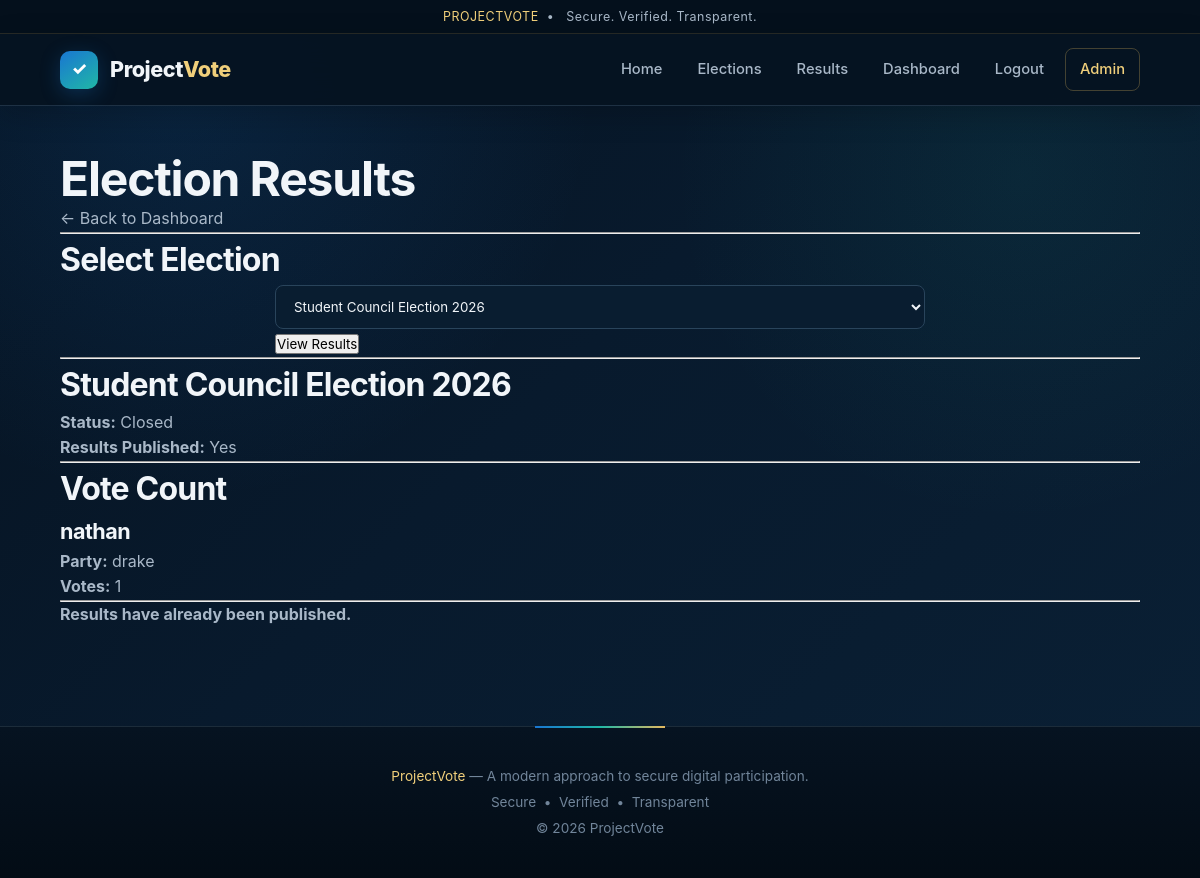
The page /admin-panel/results/?election=2 (signed in) on the database its author committed.
### election/models.py (models this page shows, shortened)
class Election(models.Model):
    STATUS_CHOICES = [
        ('DRAFT', 'Draft'),
        ('UPCOMING', 'Upcoming'),
        ('ONGOING', 'Ongoing'),
        ('CLOSED', 'Closed'),
    ]
    ELIGIBILITY_CHOICES = [
        ('EVERYONE', 'Everyone'),
        ('SELECTED', 'Selected Aadhaar Numbers'),
    ]
    name = models.CharField(
        max_length=200
    )
    description = models.TextField(
        blank=True
    )
    start_date = models.DateTimeField()
    end_date = models.DateTimeField()
    status = models.CharField(
        max_length=20,
        choices=STATUS_CHOICES,
        default='DRAFT'
    )
    eligibility_type = models.CharField(
        max_length=20,
        choices=ELIGIBILITY_CHOICES,
        default='EVERYONE'
    )
    results_published = models.BooleanField(
        default=False
    )
    created_at = models.DateTimeField(
        auto_now_add=True
    )

class Candidate(models.Model):
    election = models.ForeignKey(
        Election,
        on_delete=models.CASCADE,
        related_name='candidates'
    )
    name = models.CharField(
        max_length=150
    )
    party = models.CharField(
        max_length=150,
        blank=True
    )
    description = models.TextField(
        blank=True
    )
    photo = models.ImageField(
        upload_to='candidates/',
        blank=True,
        null=True
    )
    created_at = models.DateTimeField(
        auto_now_add=True
    )

### adminapp/views.py (the view, shortened to what this page needs)
@login_required(login_url='admin_login')
def view_results(request):
    elections = (
        Election.objects
        .all()
        .order_by(
            '-created_at'
        )
    )
    selected_election = None
    results = []
    election_id = request.GET.get(
        'election'
    )
    if election_id:
        selected_election = get_object_or_404(
            Election,
            id=election_id
        )
        candidates = (
            Candidate.objects
            .filter(
                election=selected_election
            )
            .order_by(
                'name'
            )
        )
        for candidate in candidates:
            vote_count = (
                Vote.objects
                .filter(
                    election=selected_election,
                    candidate=candidate
                )
                .count()
            )
            results.append(
                {
                    'candidate':
                        candidate,
                    'vote_count':
                        vote_count
                }
            )
    return render(
        request,
        'adminapp/results.html',
        {
            'elections':
                elections,
            'selected_election':
                selected_election,
            'results':
                results,
        }
    )

### templates/adminapp/results.html (shortened to what this page needs)
{% extends 'base.html' %}
{% block content %}
<div class="container">
    <h1>Election Results</h1>
    <p>
        <a href="{% url 'admin_dashboard' %}">
            ← Back to Dashboard
        </a>
    </p>
    <hr>
    <h2>Select Election</h2>
    <form method="GET">
        <select name="election" required>
            {% for election in elections %}
                <option
                    value="{{ election.id }}"
                    {% if selected_election and selected_election.id == election.id %}
                        selected
                    {% endif %}
                >
                    {{ election.name }}
                </option>
            {% endfor %}
        </select>
        <button type="submit">
            View Results
        </button>
    </form>
    {% if selected_election %}
        <hr>
        <h2>
            {{ selected_election.name }}
        </h2>
        <p>
            <strong>Status:</strong>
            {{ selected_election.get_status_display }}
        </p>
        <p>
            <strong>Results Published:</strong>
            {% if selected_election.results_published %}
                Yes
            {% else %}
                No
            {% endif %}
        </p>
        <hr>
        <h2>Vote Count</h2>
        {% if results %}
            {% for result in results %}
                <div>
                    <h3>
                        {{ result.candidate.name }}
                    </h3>
                    {% if result.candidate.party %}
                        <p>
                            <strong>Party:</strong>
                            {{ result.candidate.party }}
                        </p>
                    {% endif %}
                    <p>
                        <strong>Votes:</strong>
                        {{ result.vote_count }}
                    </p>
                </div>
                <hr>
            {% endfor %}
        {% else %}
            <p>
                No candidates are registered for this election.
            </p>
        {% endif %}
        {% if selected_election.status == 'CLOSED' %}
            {% if selected_election.results_published %}
                <p>
                    <strong>
                        Results have already been published.
                    </strong>
                </p>
            {% endif %}
        {% else %}
            <p>
                Results can only be published after the election is closed.
            </p>
        {% endif %}
    {% endif %}
</div>
{% endblock %}

### templates/base.html (style rules this page uses)
:root { --navy-dark: #061321; --navy: #081a2d; --navy-light: #0d253d; --card: #102b43; --card-light: #143651; --blue: #1976d2; --blue-light: #3194e8; --teal: #20b8a6; --teal-dark: #168f83; --gold: #e5b95f; --gold-light: #f0cf7b; --text: #f1f5f9; --text-muted: #a9b8c8; --border: rgba(130, 170, 205, 0.20); --success: #35c98b; --danger: #ef6b73; --warning: #e6b85c; --shadow: 0 15px 40px rgba(0, 0, 0, 0.30); }
* { box-sizing: border-box; margin: 0; padding: 0; }
html { scroll-behavior: smooth; }
body { min-height: 100vh; font-family: "Inter", "Segoe UI", Roboto, Arial, sans-serif; color: var(--text); line-height: 1.6; background: radial-gradient( circle at 15% 10%, rgba(25, 118, 210, 0.15), transparent 32% ), radial-gradient( circle at 85% 20%, rgba(32, 184, 166, 0.08), transparent 28% ), linear-gradient( 135deg, #061321 0%, #081a2d 45%, #0a2035 100% ); background-attachment: fixed; }
a { color: inherit; text-decoration: none; }
button, input, textarea, select { font-family: inherit; }
h1, h2, h3, h4 { color: var(--text); letter-spacing: -0.025em; }
h1 { font-size: clamp(2rem, 4vw, 3rem); line-height: 1.15; }
h2 { font-size: 2rem; }
h3 { font-size: 1.35rem; }
p { color: var(--text-muted); }
input, textarea, select { width: 100%; padding: 12px 14px; color: var(--text); background: #091d30; border: 1px solid #29445b; border-radius: 8px; outline: none; transition: border-color 0.2s ease, box-shadow 0.2s ease, background 0.2s ease; }
.main-content form { width: 100%; max-width: 650px; margin-left: auto; margin-right: auto; }
.main-content form input, .main-content form textarea, .main-content form select { width: 100%; }
.main-content form button { margin-top: 5px; }

### rows shown on the page
Election: name "Student Council Election 2026", status "Closed"
Candidate: candidate.name "nathan", candidate.party "drake", vote_count "1"

### other values the page prints
form field election "Student Council Election 2026"
